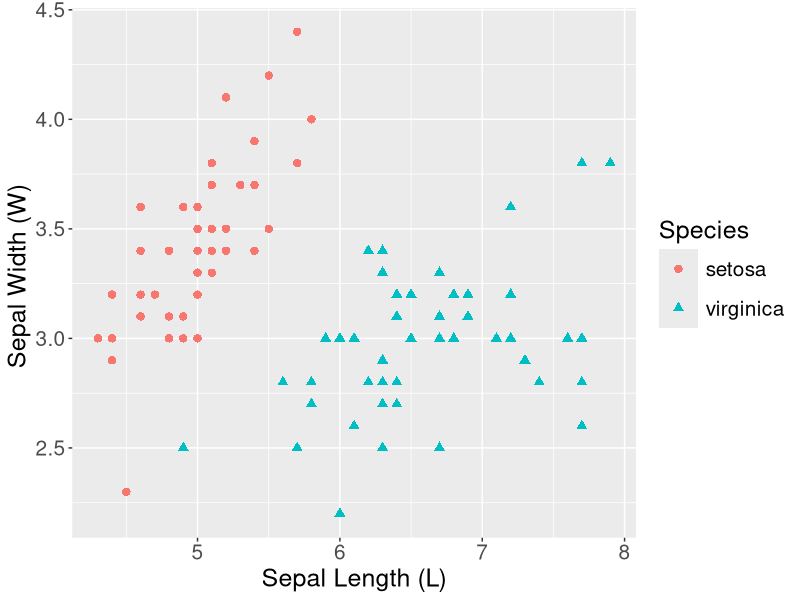
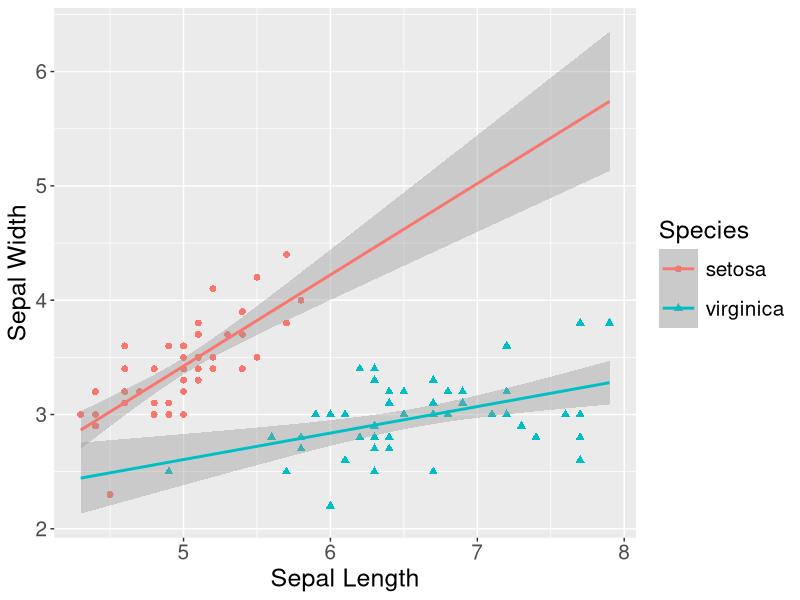
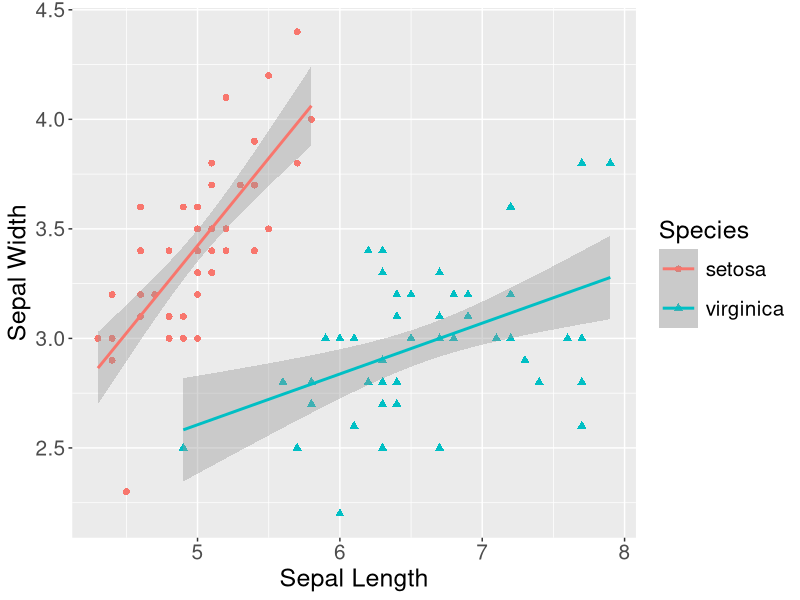
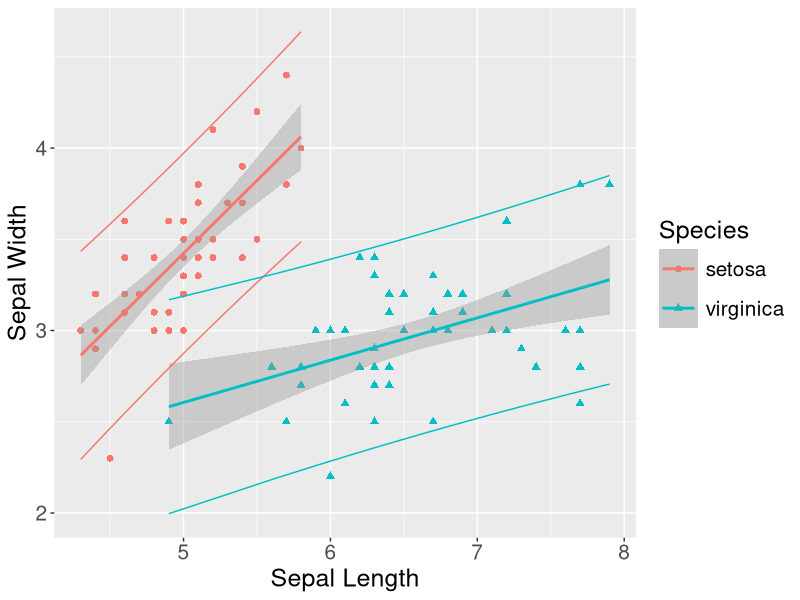
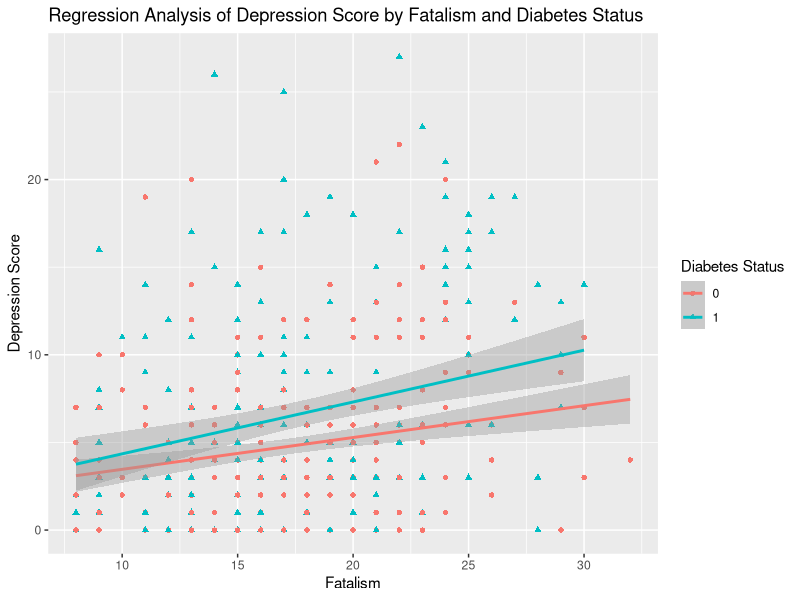
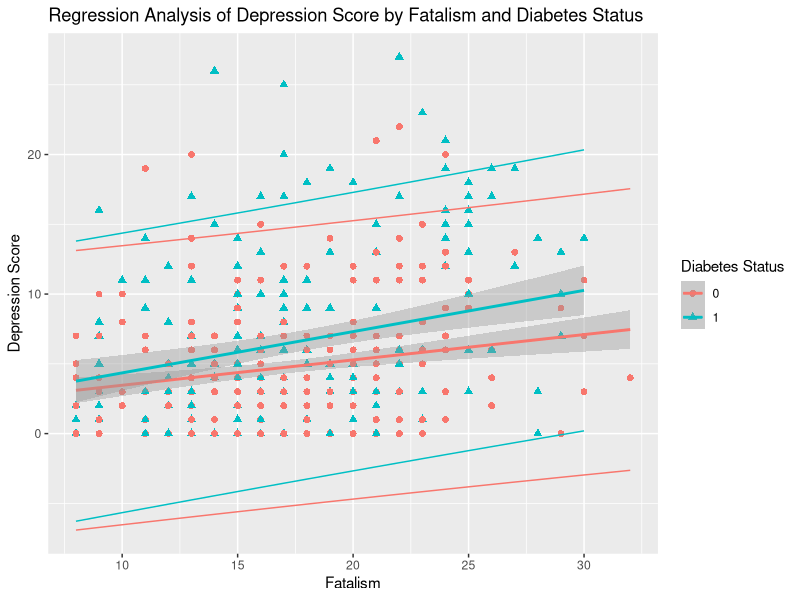
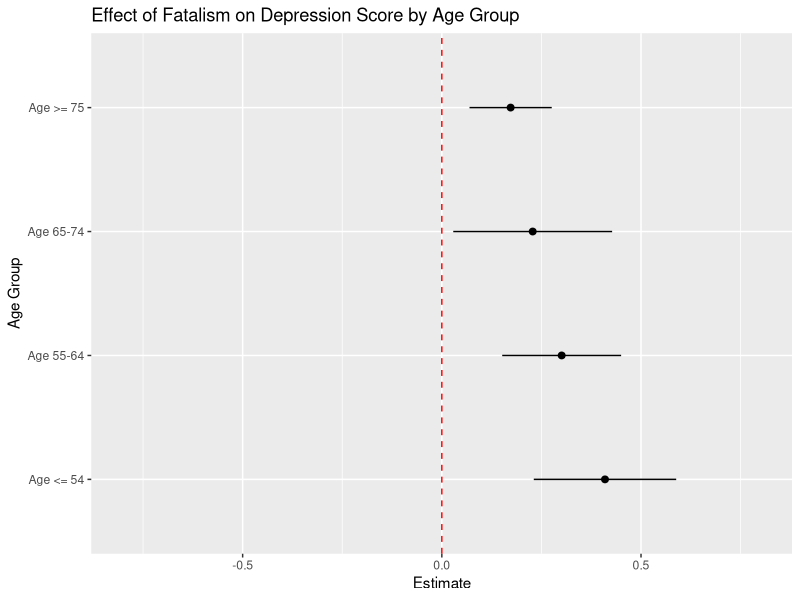

R code for these plots, in order:
## ---- chunk 1
library(tidyverse)
library(knitr)
library(cowplot)
library(ggrepel)
library(kableExtra)
# See here:https://arelbundock.com/posts/quarto_figures/index.html
knitr::opts_chunk$set(
  out.width = "70%", # enough room to breath
  fig.width = 6,     # reasonable size
  fig.asp = 0.618,   # golden ratio
  fig.align = "center" # mostly what I want
)
out2fig = function(out.width, out.width.default = 0.7, fig.width.default = 6) {
  fig.width.default * out.width / out.width.default
}
code_flag = FALSE;# Set to true and recompile after class

## ---- chunk 2
#| label: exploratory

#Filter out observations from the Versicolor Species
iris <- iris %>% filter(Species != "versicolor") %>%
  mutate(Species = as.factor(Species))

#Plot sepal width by sepal length colored by species
ggplot(iris, aes(x = Sepal.Length, y=Sepal.Width, color = Species, shape=Species)) + 
  geom_point(size = 2.5) +
  xlab("Sepal Length (L)") +
  ylab("Sepal Width (W) ") +
  theme(plot.title = element_text(size = 20, face = "bold"),
        axis.title = element_text(size = 18),
        axis.text = element_text(size = 15),
        legend.title = element_text(size = 18),
        legend.text = element_text(size = 15),
        legend.key.size = unit(1, "cm"))
## ---- chunk 3
#| label: linear_model
#| eval: true
#| echo: true

#Set the reference level of Species to virginica
iris$Species <- relevel(iris$Species, ref = "virginica")

#Fit a linear regression model
irisModel <- lm(Sepal.Width ~ Sepal.Length*Species, data = iris)
results <- summary(irisModel)$coefficients
## ---- chunk 4
#| fig-align: "center"
#| eval: true
#| echo: false

rownames(results) <- c("Intercept (B0)", "Sepal Length (B1)", "Setosa (B2)", "Sepal Length:Setosa (B3)")

results %>%
  kableExtra::kbl(digits = 4) %>% 
  kableExtra::kable_classic() %>%
  row_spec(4, background="yellow")
## ---- chunk 5
#| label: results

#Set the reference level of Species to back to setosa for plotting
iris$Species <- relevel(iris$Species, ref = "setosa")

#Plot sepal width by sepal length colored by species
#Add regression lines with confidence intervals
ggplot(iris, aes(x = Sepal.Length, y=Sepal.Width, color = Species, shape=Species)) + 
  geom_point(size = 2) +
  geom_smooth(method = "lm", se = TRUE, fullrange = TRUE) +
  xlab("Sepal Length") +
  ylab("Sepal Width") +
  theme(plot.title = element_text(size = 20, face = "bold"),
        axis.title = element_text(size = 18),
        axis.text = element_text(size = 15),
        legend.title = element_text(size = 18),
        legend.text = element_text(size = 15),
        legend.key.size = unit(1, "cm"))

## ---- chunk 6
#| label: extrapolation

#Plot sepal width by sepal length colored by species
#Add regression lines with confidence intervals
#Restrict confidence bands to range of observed data
ggplot(iris, aes(x = Sepal.Length, y=Sepal.Width, color = Species, shape=Species)) + 
  geom_point(size = 2) +
  geom_smooth(method = "lm", se = TRUE, fullrange = FALSE) +
  xlab("Sepal Length") +
  ylab("Sepal Width") +
  theme(plot.title = element_text(size = 20, face = "bold"),
        axis.title = element_text(size = 18),
        axis.text = element_text(size = 15),
        legend.title = element_text(size = 18),
        legend.text = element_text(size = 15),
        legend.key.size = unit(1, "cm"))

## ---- chunk 7
#| label: predictions

mod <- lm(Sepal.Width ~ Sepal.Length*Species, data = iris)
predictions <- predict(mod, interval = "prediction")
iris_2 <- cbind(iris, predictions)

ggplot(iris_2, aes(x = Sepal.Length, y=Sepal.Width, color = Species, shape=Species)) + 
  geom_point(size = 2) +
  geom_smooth(method = "lm", se = TRUE, fullrange = FALSE) +
  geom_line(aes(y = lwr)) +
  geom_line(aes(y = upr)) +
  xlab("Sepal Length") +
  ylab("Sepal Width") +
  theme(axis.title = element_text(size = 18),
        axis.text = element_text(size = 15),
        legend.title = element_text(size = 18),
        legend.text = element_text(size = 15),
        legend.key.size = unit(1, "cm"))

## ---- chunk 8
#| label: noSpice

stroke <- read.csv("stroke.csv")

#Visualize the relationship between depression and fatalism by diabetes status
ggplot(aes(x=Fatalism, y=Depression, color=factor(Db), shape=factor(Db)), data = stroke) +
  geom_point() +
  geom_smooth(method = "lm", full_range = FALSE, se = TRUE) + 
  labs(title = "Regression Analysis of Depression Score by Fatalism and Diabetes Status", x = "Fatalism", y = "Depression Score") +
  scale_color_discrete(name = "Diabetes Status") +
  scale_shape_discrete(name = "Diabetes Status")

## ---- chunk 9
#| label: weakSauce

stroke <- read.csv("stroke.csv")

#Fit linear model to obtain prediction intervals
mod <- lm(Depression ~ Fatalism*Db, data = stroke)
predictions <- predict(mod, interval = "prediction")
stroke_2 <- cbind(stroke, predictions)

#Add prediction intervals to the plot with geom_line
ggplot(stroke_2, aes(x = Fatalism, y=Depression, color = factor(Db), shape=factor(Db))) + 
  geom_point(size = 2) +
  geom_smooth(method = "lm", se = TRUE, fullrange = FALSE) +
  geom_line(aes(y = lwr)) +
  geom_line(aes(y = upr)) +
  xlab("Fatalism") +
  ylab("Depression Score") +
  ggtitle("Regression Analysis of Depression Score by Fatalism and Diabetes Status") +  
  scale_color_discrete(name = "Diabetes Status") +
  scale_shape_discrete(name = "Diabetes Status")

## ---- chunk 10
#| label: dimMak

stroke <- read.csv("stroke.csv")

#Initialize vectors to save results for each of the age groups
age_group = c("Age <= 54", "Age 55-64", "Age 65-74", "Age >= 75")
estimate = c()
se = c()

#Fit linear models in each of the four age groups, save Estimates and SEs
data1 <- filter(stroke, Age_less_eq54 == 1)
mod1 <- lm(Depression ~ Fatalism, data = data1)
estimate <- summary(mod1)$coefficients["Fatalism", "Estimate"]
se <- summary(mod1)$coefficients["Fatalism", "Std. Error"]

data2 <- filter(stroke, Age_55to64 == 1)
mod2 <- lm(Depression ~ Fatalism, data = data2)
estimate <- c(estimate, summary(mod2)$coefficients["Fatalism", "Estimate"])
se <- c(se, summary(mod2)$coefficients["Fatalism", "Std. Error"])

data3 <- filter(stroke, Age_65to74 == 1)
mod3 <- lm(Depression ~ Fatalism, data = data3)
estimate<- c(estimate, summary(mod3)$coefficients["Fatalism", "Estimate"])
se <- c(se, summary(mod3)$coefficients["Fatalism", "Std. Error"])

data4 <- filter(stroke, Age_ge75 == 1)
mod4 <- lm(Depression ~ Fatalism, data = data4)
estimate<- c(estimate, summary(mod4)$coefficients["Fatalism", "Estimate"])
se <- c(se, summary(mod4)$coefficients["Fatalism", "Std. Error"])

#Create dataframe to use for plotting and calculate 95% CI from SEs
plot <- data.frame(age_group, estimate, se) %>%
  mutate(lwr = estimate - 1.96*se, upr = estimate + 1.96*se)

#Make sure the age groups show up in the right order on our plot
plot$age_group <- factor(plot$age_group, levels = c("Age <= 54", "Age 55-64", "Age 65-74", "Age >= 75"), ordered=TRUE)

#Make the forest plot!
ggplot(data=plot, aes(x=estimate, y=age_group)) +
  geom_point(size = 2) + 
  geom_segment(aes(x=lwr, xend=upr)) +
  labs(title = "Effect of Fatalism on Depression Score by Age Group", x = "Estimate", y = "Age Group") + 
  xlim(-0.8, 0.8) +
  geom_vline(xintercept = 0, linetype = "dashed", color="red")
